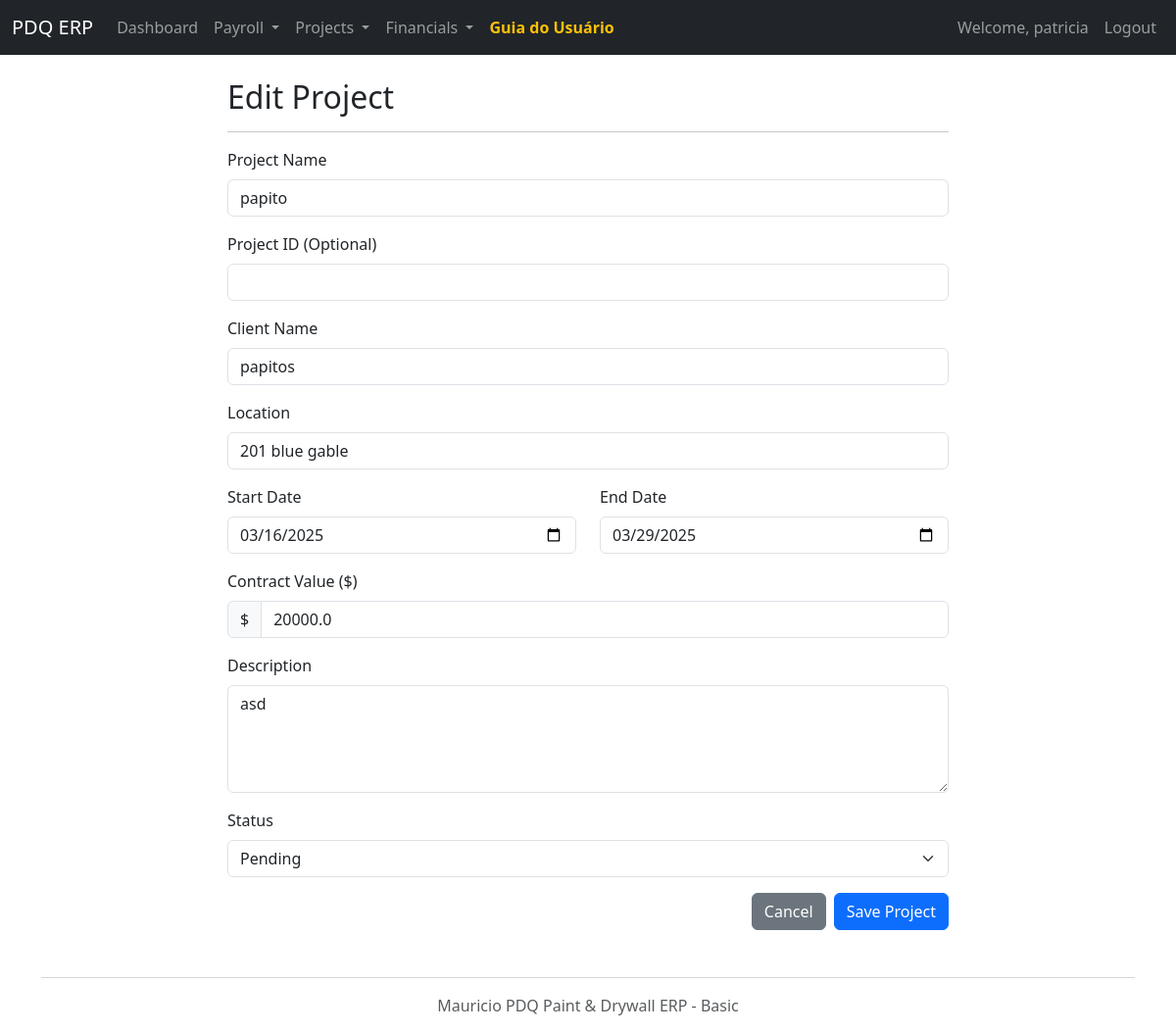
Before: /project/edit/1 (signed in) with the older database file.
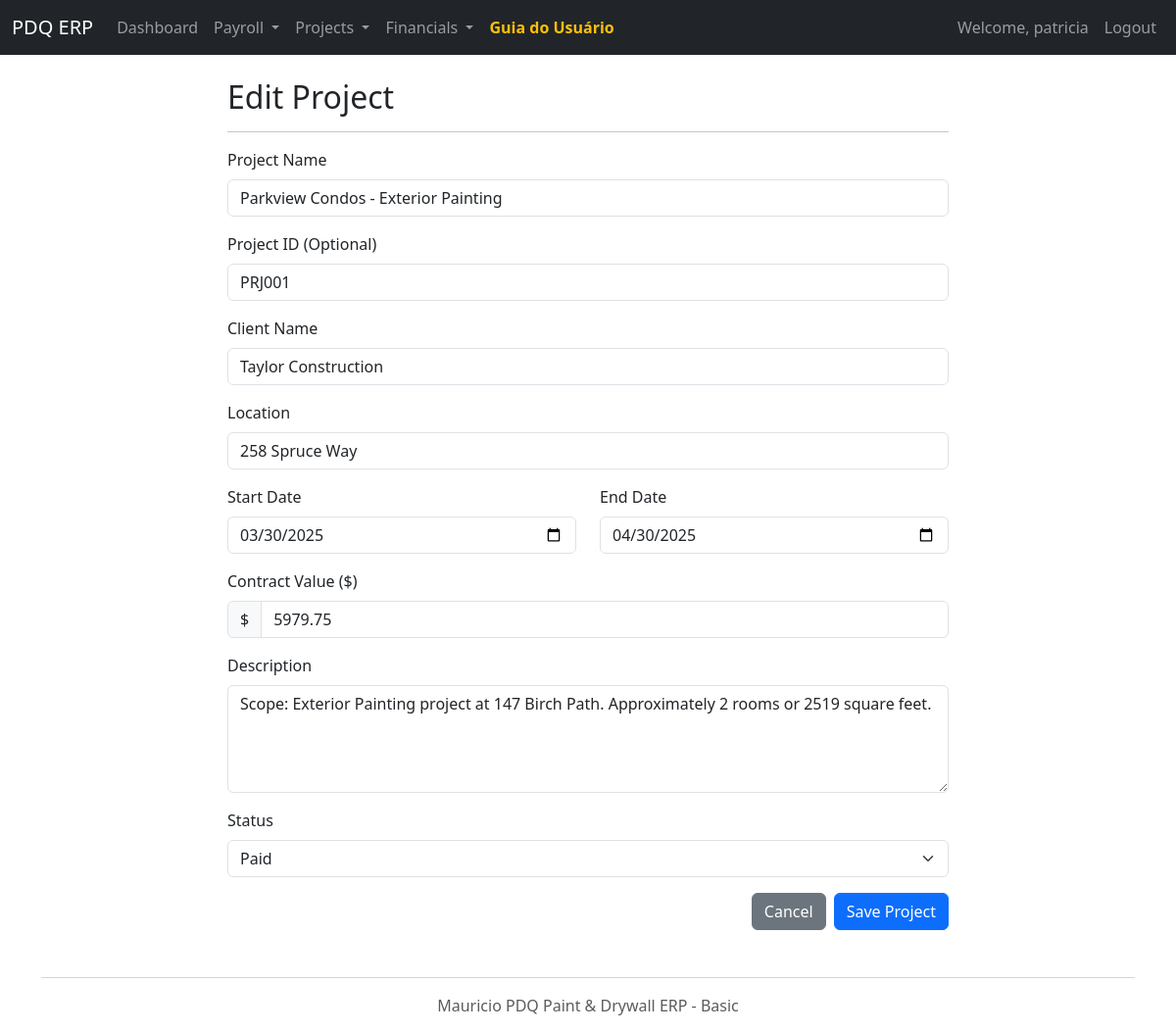
After: the same page with the newer database file.
### models.py (models this page shows, shortened)
class Project(db.Model):
    id = db.Column(db.Integer, primary_key=True)
    name = db.Column(db.String(150), nullable=False)
    project_id_str = db.Column(db.String(50), unique=True)
    client_name = db.Column(db.String(100))
    location = db.Column(db.String(200))
    start_date = db.Column(db.Date)
    end_date = db.Column(db.Date)
    contract_value = db.Column(db.Float)
    description = db.Column(db.Text)
    status = db.Column(db.Enum(ProjectStatus), default=ProjectStatus.PENDING, nullable=False)

### app.py (the view, shortened to what this page needs)
@app.route('/project/edit/<int:id>', methods=['GET', 'POST'])
@login_required
def edit_project(id):
    project = db.session.get(Project, id)
    if not project:
        flash('Project not found.', 'danger')
        return redirect(url_for('projects')), 404
    form = ProjectForm(obj=project)
    if request.method == 'GET':
        form.status.data = project.status.name
    return render_template('project_form.html', form=form, title="Edit Project", project=project)

### forms.py
class ProjectForm(FlaskForm):
    name = StringField('Project Name', validators=[DataRequired()])
    project_id_str = StringField('Project ID (Optional)')
    client_name = StringField('Client Name')
    location = StringField('Location')
    start_date = DateField('Start Date', validators=[Optional()])
    end_date = DateField('End Date', validators=[Optional(), validate_end_after_start])
    contract_value = FloatField('Contract Value ($)', validators=[Optional(), NumberRange(min=0, message="Contract value cannot be negative")])
    description = TextAreaField('Description')
    status = SelectField('Status', choices=[(ps.name, ps.value) for ps in ProjectStatus], default=ProjectStatus.PENDING.name, validators=[DataRequired()])
    submit = SubmitField('Save Project')

### app.py (called while the page is built)
def login_required(f):
    @wraps(f)
    def decorated_function(*args, **kwargs):
        if 'user_id' not in session:
            flash('Please log in to access this page.', 'danger')
            return redirect(url_for('login'))
        return f(*args, **kwargs)
    return decorated_function

### templates/project_form.html (shortened to what this page needs)
{% extends "layout.html" %}
{% block content %}
<div class="row">
    <div class="col-lg-8 offset-lg-2">
        <h2>{{ title }}</h2>
        <hr>
        <form method="POST" novalidate>
            <div class="mb-3">
                {{ form.name.label(class="form-label") }}
                {{ form.name(class="form-control" + (" is-invalid" if form.name.errors else "")) }}
            </div>
            <div class="mb-3">
                {{ form.project_id_str.label(class="form-label") }}
                {{ form.project_id_str(class="form-control" + (" is-invalid" if form.project_id_str.errors else "")) }}
            </div>
            <div class="mb-3">
                {{ form.client_name.label(class="form-label") }}
                {{ form.client_name(class="form-control" + (" is-invalid" if form.client_name.errors else "")) }}
            </div>
            <div class="mb-3">
                {{ form.location.label(class="form-label") }}
                {{ form.location(class="form-control" + (" is-invalid" if form.location.errors else "")) }}
            </div>
            <div class="row">
                <div class="col-md-6 mb-3">
                    {{ form.start_date.label(class="form-label") }}
                    {{ form.start_date(class="form-control" + (" is-invalid" if form.start_date.errors else ""), type="date") }}
                </div>
                <div class="col-md-6 mb-3">
                    {{ form.end_date.label(class="form-label") }}
                    {{ form.end_date(class="form-control" + (" is-invalid" if form.end_date.errors else ""), type="date") }}
                </div>
            </div>
            <div class="mb-3">
                {{ form.contract_value.label(class="form-label") }}
                <div class="input-group">
                    <span class="input-group-text">$</span>
                    {{ form.contract_value(class="form-control" + (" is-invalid" if form.contract_value.errors else "")) }}
                </div>
            </div>
            <div class="mb-3">
                {{ form.description.label(class="form-label") }}
                {{ form.description(class="form-control" + (" is-invalid" if form.description.errors else ""), rows=4) }}
            </div>
            <div class="mb-3">
                {{ form.status.label(class="form-label") }}
                {{ form.status(class="form-select" + (" is-invalid" if form.status.errors else "")) }}
            </div>
            <div class="d-grid gap-2 d-md-flex justify-content-md-end">
                <a href="{{ url_for('projects') }}" class="btn btn-secondary">Cancel</a>
                {{ form.submit(class="btn btn-primary") }}
            </div>
        </form>
    </div>
</div>
{% endblock %}

Changed rows visible on the page:
changed Project: name "papito" → "Parkview Condos - Exterior Painting"; project_id_str (not shown) → "PRJ001"; client_name "papitos" → "Taylor Construction"; location "201 blue gable" → "258 Spruce Way"; start_date "03/16/2025" → "03/30/2025"; end_date "03/29/2025" → "04/30/2025"; contract_value "20000.0" → "5979.75"; description "asd" → "Scope: Exterior Painting project at 147 Birch Path. Approximately 2 rooms or 2519 square feet."; status "Pending" → "Paid"
